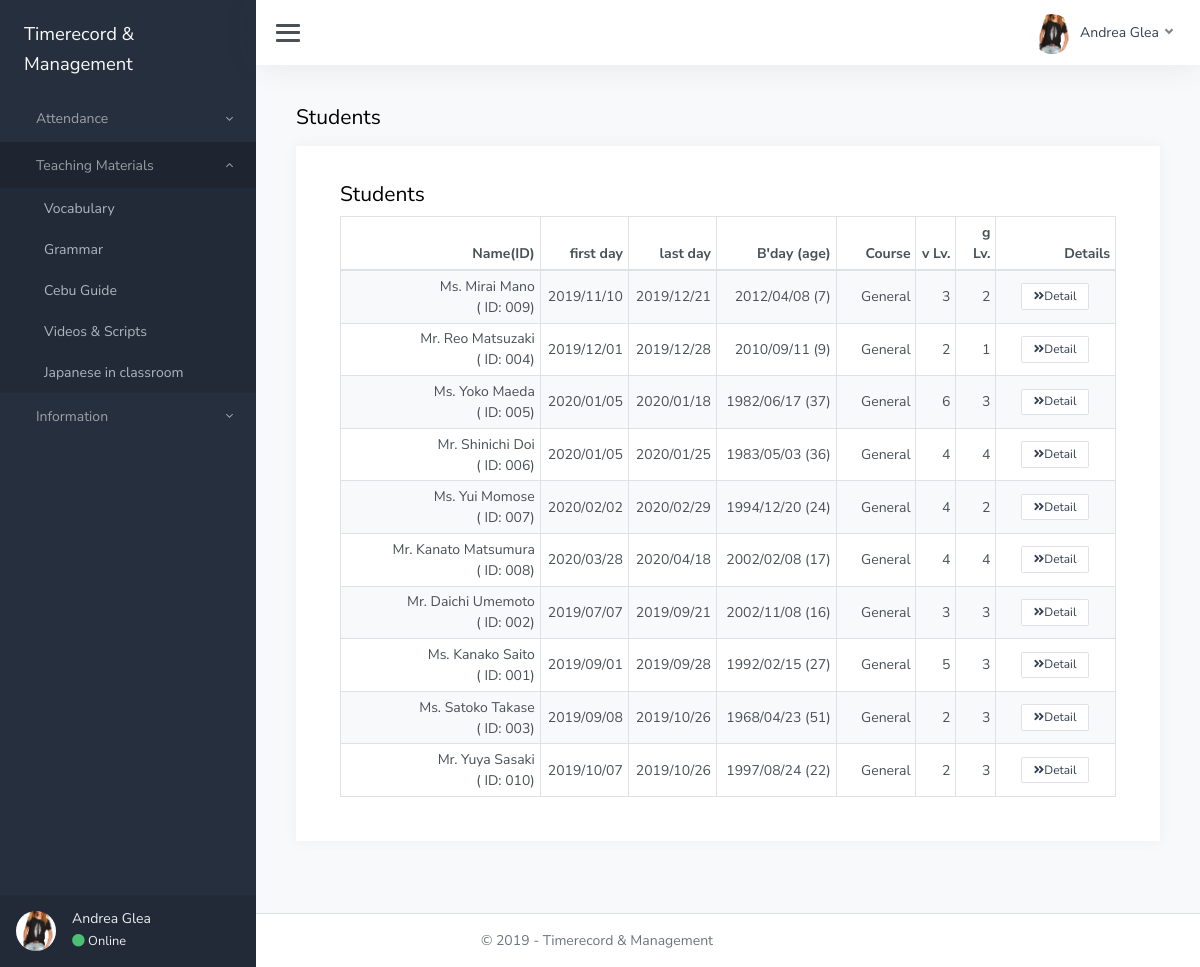
/UI/students.php (signed in), run on the app's committed database.
### tables this page shows
CREATE TABLE `students` (
  `stud_id` int(11) NOT NULL,
  `stud_name` varchar(25) NOT NULL,
  `start_date` date NOT NULL,
  `end_date` date NOT NULL,
  `address` varchar(100) NOT NULL,
  `stud_email` varchar(50) NOT NULL,
  `stud_birth` date NOT NULL,
  `stud_gender` varchar(1) NOT NULL,
  `stud_course` varchar(10) NOT NULL DEFAULT 'General',
  `stud_v` int(1) NOT NULL,
  `stud_g` int(1) NOT NULL,
  `note` text NOT NULL
);

### Class/Database.php (called while the page is built, shortened)
<?php
    class Database{
        private $servername = "localhost";
        private $username= "root";
        private $password= "";
        private $database ="re";
        public function __construct(){
            $this->conn = new mysqli($this->servername, $this->username, $this->password, $this->database);
            return $this->conn;
        }
    }
?>

### Class/Stud.php (called while the page is built, shortened)
<?php
require_once 'Database.php';
class Stud extends Database{
   public function StudentsInfo($today){
     $sql="SELECT * from students WHERE start_date <= '$today' AND end_date >= '$today' ORDER BY start_date, stud_id";
     $result = $this->conn->query($sql);
     $rows = array();
        $sql="SELECT * from students WHERE start_date > '$today' ORDER BY start_date, stud_id";
        $result = $this->conn->query($sql);
            while ($row = $result->fetch_assoc()){
            $rows[] = $row;
           }
       $sql="SELECT * from students WHERE end_date < '$today' ORDER BY start_date, stud_id";
       $result = $this->conn->query($sql);
            while ($row = $result->fetch_assoc()){
            $rows[] = $row;
           }
     return $rows;
   }
}
?>

### UI/students.php (the view, shortened to what this page needs)
<!DOCTYPE html>
<html lang="en">
<head>
	<link href="../css/corporate.css" rel="stylesheet">
</head>
<body>
	<div class="wrapper">
		<?php require 'sidebar.php'; ?>
		<div class="main">
        <?php require 'header.php'; ?>
			<main class="content">
				<div class="container-fluid p-0">
					<h1 class="h3 mb-3">Students
					</h1>
					<div class="row">
						<div class="col-12">
							<div class="card p-3 p-lg-4">
                                    <div class="card-header pb-0">
                                        <h3>Students</h3>
                                    </div>
								    <div class="card-body pt-0">
								    <table id="datatables-dashboard-traffic2" class="table table-sm table-bordered table-striped my-0">
							    	<thead>
										<tr>
											<th class="d-none d-xl-table-cell text-right" width="25%">Name(ID)</th>
											<th class="d-none d-xl-table-cell text-right" width="10%">first day</th>
											<th class="d-none d-xl-table-cell text-right" width="10%">last day</th>
                                            <th class="d-none d-xl-table-cell text-right" width="15%">B'day (age)</th>
                                            <th class="d-none d-xl-table-cell text-right" width="10%">Course</th>
											<th class="d-none d-xl-table-cell text-right" width="5%">v Lv.</th>
											<th class="d-none d-xl-table-cell text-right" width="5%">g Lv.</th>
                                            <th class="d-none d-xl-table-cell text-right" width="15%">Details</th>
										</tr>
                                    </thead>
									<tbody>
									<?php
									 require '../Class/Stud.php';
									 $stud = new Stud;
									 $today = date('Y-m-d');
                                     $stud->StudentsInfo($today);
                                     $rows = $stud->StudentsInfo($today);
									 foreach ($rows as $row) {
										 $sid = $row["stud_id"];
										 $sname = $row["stud_name"];
										 $fday = $row["start_date"];
										 $lday = $row["end_date"];
										 switch($row["stud_gender"]){
											 case 'F':
											 $gender = 'Ms.';
											 break;
											 case 'M':
											 $gender = "Mr.";
											 break;
										 }
										 $stud_bday = date('Y/m/d', strtotime($row["stud_birth"]));
										 $birthday = date('Ymd', strtotime($row["stud_birth"]));
										 $age = floor((date('Ymd')-$birthday)/10000);
                                         echo '<tr>
                                         <td class="text-right">'.$gender.' '.$sname.'<br>( ID: '.sprintf('%03d', $sid).')</td>
										 <td class="text-right">'.date('Y/m/d', strtotime($fday)).'</td>
										 <td class="text-right">'.date('Y/m/d', strtotime($lday)).'</td>
										 <td class="text-right">'.$stud_bday.' ('.$age.')</td>
										 <td class="text-right">'.$row["stud_course"].'</td>
										 <td class="text-right">'.$row["stud_v"].'</td>
										 <td class="text-right">'.$row["stud_g"].'</td>
                                         <td class="text-center"><a class="btn page-link text-dark d-inline-block btn-sm" href="./student_detail.php?id='.$sid.'"><i class="fas fa-angle-double-right"></i>Detail</a></td>
										 </tr>';
                                     }
                                    ?>
									</tbody>
                                    </table>
                                </div>
                            </div>
                          </div>
                        </div>
				</div>
			</main>
			<?php require 'footer.php'; ?>
		</div>
	</div>
</body>
</html>

### data on the page
students: stud_gender "Ms.", stud_name "Mirai Mano", stud_id "009", start_date "2019/11/10", end_date "2019/12/21", stud_birth "2012/04/08", stud_birth "7", stud_course "General", stud_v "3", stud_g "2"
students: stud_gender "Mr.", stud_name "Reo Matsuzaki", stud_id "004", start_date "2019/12/01", end_date "2019/12/28", stud_birth "2010/09/11", stud_birth "9", stud_course "General", stud_v "2", stud_g "1"
students: stud_gender "Ms.", stud_name "Yoko Maeda", stud_id "005", start_date "2020/01/05", end_date "2020/01/18", stud_birth "1982/06/17", stud_birth "37", stud_course "General", stud_v "6", stud_g "3"
students: stud_gender "Mr.", stud_name "Shinichi Doi", stud_id "006", start_date "2020/01/05", end_date "2020/01/25", stud_birth "1983/05/03", stud_birth "36", stud_course "General", stud_v "4", stud_g "4"
students: stud_gender "Ms.", stud_name "Yui Momose", stud_id "007", start_date "2020/02/02", end_date "2020/02/29", stud_birth "1994/12/20", stud_birth "24", stud_course "General", stud_v "4", stud_g "2"
students: stud_gender "Mr.", stud_name "Kanato Matsumura", stud_id "008", start_date "2020/03/28", end_date "2020/04/18", stud_birth "2002/02/08", stud_birth "17", stud_course "General", stud_v "4", stud_g "4"
students: stud_gender "Mr.", stud_name "Daichi Umemoto", stud_id "002", start_date "2019/07/07", end_date "2019/09/21", stud_birth "2002/11/08", stud_birth "16", stud_course "General", stud_v "3", stud_g "3"
students: stud_gender "Ms.", stud_name "Kanako Saito", stud_id "001", start_date "2019/09/01", end_date "2019/09/28", stud_birth "1992/02/15", stud_birth "27", stud_course "General", stud_v "5", stud_g "3"
students: stud_gender "Ms.", stud_name "Satoko Takase", stud_id "003", start_date "2019/09/08", end_date "2019/10/26", stud_birth "1968/04/23", stud_birth "51", stud_course "General", stud_v "2", stud_g "3"
students: stud_gender "Mr.", stud_name "Yuya Sasaki", stud_id "010", start_date "2019/10/07", end_date "2019/10/26", stud_birth "1997/08/24", stud_birth "22", stud_course "General", stud_v "2", stud_g "3"

### other printed values
$username "Andrea Glea"
